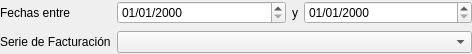
<?xml version="1.0" encoding="UTF-8"?>
<ui version="4.0">
 <class>Form</class>
 <widget class="QWidget" name="Form">
  <property name="geometry">
   <rect>
    <x>0</x>
    <y>0</y>
    <width>472</width>
    <height>54</height>
   </rect>
  </property>
  <property name="windowTitle">
   <string>Form</string>
  </property>
  <layout class="QGridLayout" name="gridLayout">
   <property name="leftMargin">
    <number>0</number>
   </property>
   <property name="topMargin">
    <number>0</number>
   </property>
   <property name="rightMargin">
    <number>0</number>
   </property>
   <property name="bottomMargin">
    <number>0</number>
   </property>
   <item row="0" column="0">
    <widget class="QLabel" name="label">
     <property name="sizePolicy">
      <sizepolicy hsizetype="Maximum" vsizetype="Preferred">
       <horstretch>0</horstretch>
       <verstretch>0</verstretch>
      </sizepolicy>
     </property>
     <property name="text">
      <string>Fechas entre</string>
     </property>
    </widget>
   </item>
   <item row="0" column="1">
    <widget class="DBDateTimeEdit" name="dbDateTimeEdit">
     <property name="displayFormat">
      <string>dd/MM/yyyy</string>
     </property>
     <property name="fieldName">
      <string>fecha</string>
     </property>
     <property name="reportParameterBinding">
      <string>P_FECHA_INICIO</string>
     </property>
    </widget>
   </item>
   <item row="0" column="2">
    <widget class="QLabel" name="label_2">
     <property name="sizePolicy">
      <sizepolicy hsizetype="Maximum" vsizetype="Preferred">
       <horstretch>0</horstretch>
       <verstretch>0</verstretch>
      </sizepolicy>
     </property>
     <property name="text">
      <string>y</string>
     </property>
    </widget>
   </item>
   <item row="0" column="3">
    <widget class="DBDateTimeEdit" name="dbDateTimeEdit_2">
     <property name="displayFormat">
      <string>dd/MM/yyyy</string>
     </property>
     <property name="fieldName">
      <string>fecha</string>
     </property>
     <property name="reportParameterBinding">
      <string>P_FECHA_FIN</string>
     </property>
    </widget>
   </item>
   <item row="1" column="0">
    <widget class="QLabel" name="label_3">
     <property name="text">
      <string>Serie de Facturación</string>
     </property>
    </widget>
   </item>
   <item row="1" column="1" colspan="3">
    <widget class="DBComboBox" name="dbComboBox">
     <property name="fieldName">
      <string>idserie</string>
     </property>
     <property name="listTableModel">
      <string>seriesfacturacion</string>
     </property>
     <property name="listColumnName">
      <string>descripcion</string>
     </property>
     <property name="listColumnToSave">
      <string>id</string>
     </property>
     <property name="reportParameterBinding">
      <string>P_ID_SERIE</string>
     </property>
    </widget>
   </item>
  </layout>
 </widget>
 <customwidgets>
  <customwidget>
   <class>DBComboBox</class>
   <extends>QComboBox</extends>
   <header>widgets/dbcombobox.h</header>
  </customwidget>
  <customwidget>
   <class>DBDateTimeEdit</class>
   <extends>QDateTimeEdit</extends>
   <header>widgets/dbdatetimeedit.h</header>
  </customwidget>
 </customwidgets>
 <resources/>
 <connections/>
</ui>
